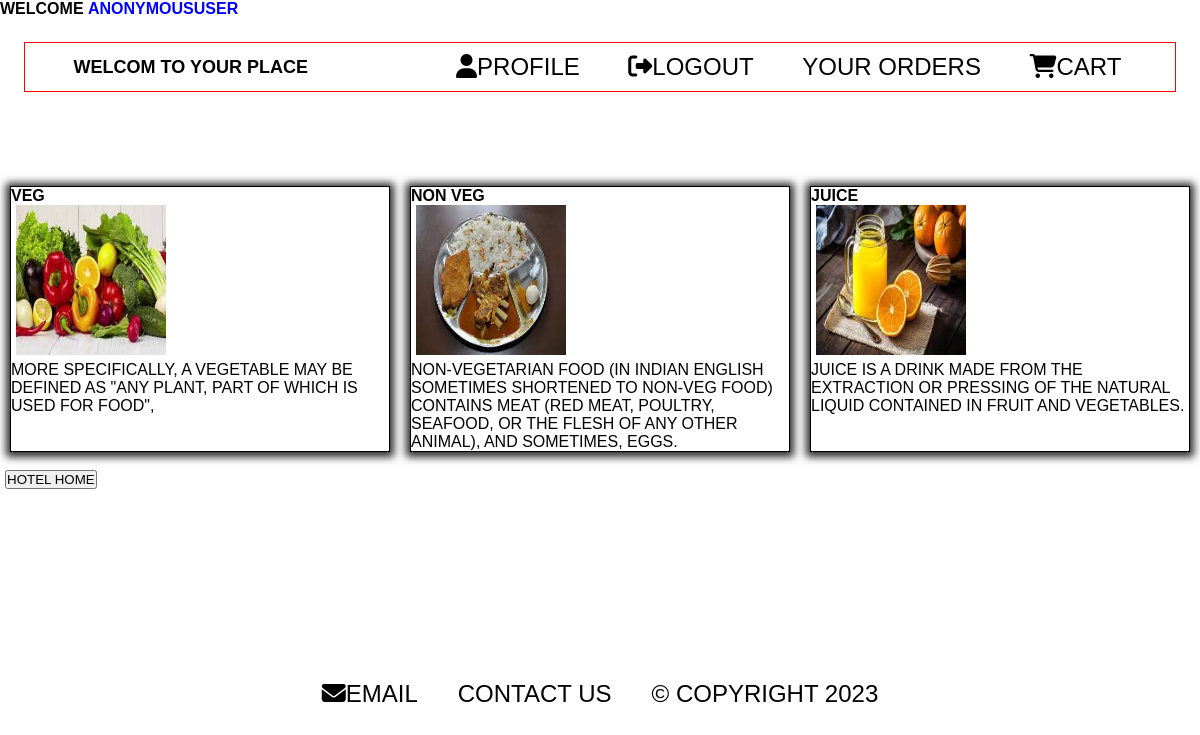
/proapp18/category_user/1/, run on the app's committed database.
### crud_app/models.py (models this page shows, shortened)
class category_model(models.Model):
    category_id=models.AutoField(primary_key=True)
    hotel_id=models.IntegerField()
    category_name=models.CharField(max_length=30)
    category_desc=models.TextField()
    category_image=models.ImageField()

### proapp18/views.py (the view)
def category_user_view(request,pk):
    res=category_model.objects.filter(hotel_id=pk)
    return render(request=request,template_name='customer_cate.html',context={'data':res,'hotel_id':pk})

### proapp18/templates/customer_cate.html (shortened to what this page needs)
<!DOCTYPE html>
<html lang="en">
<head>
</head>
<body>
    <div>
 {% include 'partials/_category_header.html' %}
</div>
<div id="cust-category">
    {% if data %}
        {% for i in data %}
        <div id="cust-items">
            <h4>{{i.category_name}}</h4>
            <a href="{% url 'proapp18:items_user' hotel=i.hotel_id  category=i.category_id %}"><img src="{{i.category_image.url}}" alt="" height="150px" width="150px"></a>
            <p>{{i.category_desc}}</p>
        </div>
        {% endfor %}
    {% endif %}
</div>
<a href="{% url 'proapp18:home'%}"><button>Hotel home</button></a>
{% include 'partials/_footer.html' %}
</body>
</html>

### proapp18/templates/customer_cate.html (style rules this page uses)
* { padding: 0%; margin: 0%; }
#cust-category { display: flex; justify-content: space-evenly; margin-top: 5%; }
#cust-items { width:40%; border: 1px solid; margin: 10px; -webkit-box-shadow: 0px 1px 8px 4px rgba(0,0,0,0.84); box-shadow: 0px 1px 8px 4px rgba(0,0,0,0.84); }

### proapp18/templates/partials/_category_header.html (style rules this page uses)
* { font-family: 'Lexend', sans-serif; text-transform: uppercase; padding: 0%; margin: 0%; }
a { text-decoration: none; color: black; padding: 5px; }

### owner_app/templates/partials/_footer.html (style rules this page uses)
a { text-decoration: none; font-size: x-large; color: black; }

### data on the page
category_model: category_name "VEG", category_image (picture), category_desc "MORE SPECIFICALLY, A VEGETABLE MAY BE DEFINED AS \"ANY PLANT, PART OF WHICH IS USED FOR FOOD\","
category_model: category_name "NON VEG", category_image (picture), category_desc "NON-VEGETARIAN FOOD (IN INDIAN ENGLISH SOMETIMES SHORTENED TO NON-VEG FOOD) CONTAINS MEAT (RED MEAT, POULTRY, SEAFOOD, OR THE FLESH OF ANY OTHER ANIMAL), AND SOMETIMES, EGGS."
category_model: category_name "JUICE", category_image (picture), category_desc "JUICE IS A DRINK MADE FROM THE EXTRACTION OR PRESSING OF THE NATURAL LIQUID CONTAINED IN FRUIT AND VEGETABLES."

### other printed values
{{ user }} "ANONYMOUSUSER"
